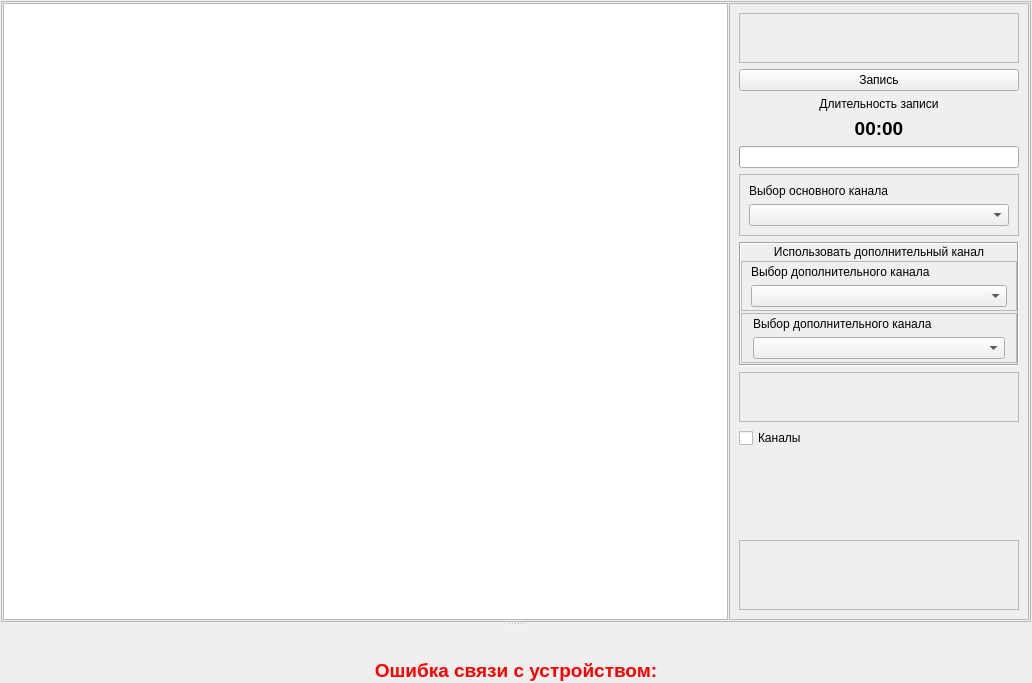
<?xml version="1.0" encoding="UTF-8"?>
<ui version="4.0">
 <class>TrenExecute</class>
 <widget class="QWidget" name="TrenExecute">
  <property name="geometry">
   <rect>
    <x>0</x>
    <y>0</y>
    <width>1032</width>
    <height>683</height>
   </rect>
  </property>
  <property name="windowTitle">
   <string>Form</string>
  </property>
  <layout class="QVBoxLayout" name="verticalLayout_2">
   <property name="spacing">
    <number>1</number>
   </property>
   <property name="leftMargin">
    <number>1</number>
   </property>
   <property name="topMargin">
    <number>1</number>
   </property>
   <property name="rightMargin">
    <number>1</number>
   </property>
   <property name="bottomMargin">
    <number>1</number>
   </property>
   <item>
    <widget class="QSplitter" name="splitter">
     <property name="orientation">
      <enum>Qt::Vertical</enum>
     </property>
     <widget class="QFrame" name="frMain">
      <property name="frameShape">
       <enum>QFrame::StyledPanel</enum>
      </property>
      <property name="frameShadow">
       <enum>QFrame::Raised</enum>
      </property>
      <layout class="QHBoxLayout" name="horizontalLayout">
       <property name="spacing">
        <number>1</number>
       </property>
       <property name="leftMargin">
        <number>1</number>
       </property>
       <property name="topMargin">
        <number>1</number>
       </property>
       <property name="rightMargin">
        <number>1</number>
       </property>
       <property name="bottomMargin">
        <number>1</number>
       </property>
       <item>
        <widget class="QGraphicsView" name="gvGame"/>
       </item>
       <item>
        <widget class="QFrame" name="frControl">
         <property name="sizePolicy">
          <sizepolicy hsizetype="Fixed" vsizetype="Preferred">
           <horstretch>3</horstretch>
           <verstretch>0</verstretch>
          </sizepolicy>
         </property>
         <property name="minimumSize">
          <size>
           <width>300</width>
           <height>0</height>
          </size>
         </property>
         <property name="maximumSize">
          <size>
           <width>300</width>
           <height>16777215</height>
          </size>
         </property>
         <property name="frameShape">
          <enum>QFrame::StyledPanel</enum>
         </property>
         <property name="frameShadow">
          <enum>QFrame::Raised</enum>
         </property>
         <layout class="QVBoxLayout" name="verticalLayout">
          <item>
           <widget class="QFrame" name="frGameControl">
            <property name="minimumSize">
             <size>
              <width>0</width>
              <height>50</height>
             </size>
            </property>
            <property name="frameShape">
             <enum>QFrame::StyledPanel</enum>
            </property>
            <property name="frameShadow">
             <enum>QFrame::Raised</enum>
            </property>
            <property name="midLineWidth">
             <number>0</number>
            </property>
            <layout class="QVBoxLayout" name="verticalLayout_5">
             <property name="leftMargin">
              <number>0</number>
             </property>
             <property name="topMargin">
              <number>11</number>
             </property>
             <property name="rightMargin">
              <number>0</number>
             </property>
            </layout>
           </widget>
          </item>
          <item>
           <widget class="QPushButton" name="btnRecord">
            <property name="text">
             <string>Запись</string>
            </property>
            <property name="icon">
             <iconset resource="../../kernel.qrc">
              <normaloff>:/images/Save.png</normaloff>:/images/Save.png</iconset>
            </property>
            <property name="iconSize">
             <size>
              <width>22</width>
              <height>22</height>
             </size>
            </property>
           </widget>
          </item>
          <item>
           <widget class="QLabel" name="lblRecLenTitle">
            <property name="text">
             <string>Длительность записи</string>
            </property>
            <property name="alignment">
             <set>Qt::AlignCenter</set>
            </property>
           </widget>
          </item>
          <item>
           <widget class="QLabel" name="lblRecLen">
            <property name="font">
             <font>
              <family>MS Shell Dlg 2</family>
              <pointsize>14</pointsize>
              <weight>75</weight>
              <bold>true</bold>
             </font>
            </property>
            <property name="text">
             <string>00:00</string>
            </property>
            <property name="alignment">
             <set>Qt::AlignCenter</set>
            </property>
           </widget>
          </item>
          <item>
           <widget class="QProgressBar" name="pbRec">
            <property name="value">
             <number>0</number>
            </property>
            <property name="textVisible">
             <bool>false</bool>
            </property>
           </widget>
          </item>
          <item>
           <widget class="QFrame" name="frSelectChannel">
            <property name="frameShape">
             <enum>QFrame::StyledPanel</enum>
            </property>
            <property name="frameShadow">
             <enum>QFrame::Raised</enum>
            </property>
            <layout class="QVBoxLayout" name="verticalLayout_3">
             <item>
              <widget class="QLabel" name="lblSelectChannel">
               <property name="text">
                <string>Выбор основного канала</string>
               </property>
              </widget>
             </item>
             <item>
              <widget class="QComboBox" name="cbSelectChannel"/>
             </item>
            </layout>
           </widget>
          </item>
          <item>
           <widget class="QFrame" name="frAdvChannels">
            <property name="minimumSize">
             <size>
              <width>0</width>
              <height>0</height>
             </size>
            </property>
            <property name="frameShape">
             <enum>QFrame::Box</enum>
            </property>
            <property name="frameShadow">
             <enum>QFrame::Sunken</enum>
            </property>
            <layout class="QVBoxLayout" name="verticalLayout_7">
             <property name="spacing">
              <number>2</number>
             </property>
             <property name="leftMargin">
              <number>0</number>
             </property>
             <property name="topMargin">
              <number>1</number>
             </property>
             <property name="rightMargin">
              <number>0</number>
             </property>
             <property name="bottomMargin">
              <number>1</number>
             </property>
             <item>
              <widget class="QLabel" name="lblAdvChannelsTitle">
               <property name="text">
                <string>Использовать дополнительный канал</string>
               </property>
               <property name="alignment">
                <set>Qt::AlignCenter</set>
               </property>
              </widget>
             </item>
             <item>
              <widget class="QFrame" name="frSelectAdvChannel">
               <property name="frameShape">
                <enum>QFrame::StyledPanel</enum>
               </property>
               <property name="frameShadow">
                <enum>QFrame::Raised</enum>
               </property>
               <layout class="QVBoxLayout" name="verticalLayout_8">
                <property name="topMargin">
                 <number>3</number>
                </property>
                <property name="bottomMargin">
                 <number>3</number>
                </property>
                <item>
                 <widget class="QLabel" name="lblSelectAdvChannel">
                  <property name="text">
                   <string>Выбор дополнительного канала</string>
                  </property>
                 </widget>
                </item>
                <item>
                 <widget class="QComboBox" name="cbSelectAdvChannel"/>
                </item>
               </layout>
              </widget>
             </item>
             <item>
              <widget class="QFrame" name="frSelectAdvChannel_2">
               <property name="frameShape">
                <enum>QFrame::StyledPanel</enum>
               </property>
               <property name="frameShadow">
                <enum>QFrame::Raised</enum>
               </property>
               <layout class="QVBoxLayout" name="verticalLayout_9">
                <property name="leftMargin">
                 <number>11</number>
                </property>
                <property name="topMargin">
                 <number>3</number>
                </property>
                <property name="rightMargin">
                 <number>11</number>
                </property>
                <property name="bottomMargin">
                 <number>3</number>
                </property>
                <item>
                 <widget class="QLabel" name="lblSelectAdvChannel_2">
                  <property name="text">
                   <string>Выбор дополнительного канала</string>
                  </property>
                 </widget>
                </item>
                <item>
                 <widget class="QComboBox" name="cbSelectAdvChannel_2"/>
                </item>
               </layout>
              </widget>
             </item>
            </layout>
           </widget>
          </item>
          <item>
           <widget class="QFrame" name="frGameParams">
            <property name="minimumSize">
             <size>
              <width>0</width>
              <height>50</height>
             </size>
            </property>
            <property name="palette">
             <palette>
              <active>
               <colorrole role="Base">
                <brush brushstyle="SolidPattern">
                 <color alpha="255">
                  <red>255</red>
                  <green>255</green>
                  <blue>255</blue>
                 </color>
                </brush>
               </colorrole>
              </active>
              <inactive>
               <colorrole role="Base">
                <brush brushstyle="SolidPattern">
                 <color alpha="255">
                  <red>255</red>
                  <green>255</green>
                  <blue>255</blue>
                 </color>
                </brush>
               </colorrole>
              </inactive>
              <disabled>
               <colorrole role="Base">
                <brush brushstyle="SolidPattern">
                 <color alpha="255">
                  <red>240</red>
                  <green>240</green>
                  <blue>240</blue>
                 </color>
                </brush>
               </colorrole>
              </disabled>
             </palette>
            </property>
            <property name="font">
             <font>
              <pointsize>14</pointsize>
              <weight>75</weight>
              <bold>true</bold>
             </font>
            </property>
            <property name="frameShape">
             <enum>QFrame::StyledPanel</enum>
            </property>
            <property name="frameShadow">
             <enum>QFrame::Raised</enum>
            </property>
            <layout class="QVBoxLayout" name="verticalLayout_4">
             <property name="leftMargin">
              <number>1</number>
             </property>
             <property name="rightMargin">
              <number>1</number>
             </property>
            </layout>
           </widget>
          </item>
          <item>
           <widget class="QCheckBox" name="cbAdvChannels">
            <property name="text">
             <string>Каналы</string>
            </property>
           </widget>
          </item>
          <item>
           <spacer name="verticalSpacer">
            <property name="orientation">
             <enum>Qt::Vertical</enum>
            </property>
            <property name="sizeHint" stdset="0">
             <size>
              <width>20</width>
              <height>40</height>
             </size>
            </property>
           </spacer>
          </item>
          <item>
           <widget class="QFrame" name="frGameHints">
            <property name="minimumSize">
             <size>
              <width>0</width>
              <height>70</height>
             </size>
            </property>
            <property name="frameShape">
             <enum>QFrame::StyledPanel</enum>
            </property>
            <property name="frameShadow">
             <enum>QFrame::Raised</enum>
            </property>
            <layout class="QVBoxLayout" name="verticalLayout_6">
             <property name="leftMargin">
              <number>0</number>
             </property>
             <property name="rightMargin">
              <number>0</number>
             </property>
            </layout>
           </widget>
          </item>
         </layout>
        </widget>
       </item>
      </layout>
     </widget>
     <widget class="AdvancedChannels" name="wgtAdvChannels" native="true"/>
    </widget>
   </item>
   <item>
    <widget class="QLabel" name="lblCommunicationError">
     <property name="sizePolicy">
      <sizepolicy hsizetype="Preferred" vsizetype="Fixed">
       <horstretch>0</horstretch>
       <verstretch>0</verstretch>
      </sizepolicy>
     </property>
     <property name="palette">
      <palette>
       <active>
        <colorrole role="WindowText">
         <brush brushstyle="SolidPattern">
          <color alpha="255">
           <red>255</red>
           <green>0</green>
           <blue>0</blue>
          </color>
         </brush>
        </colorrole>
        <colorrole role="Base">
         <brush brushstyle="SolidPattern">
          <color alpha="255">
           <red>255</red>
           <green>0</green>
           <blue>0</blue>
          </color>
         </brush>
        </colorrole>
        <colorrole role="Window">
         <brush brushstyle="SolidPattern">
          <color alpha="255">
           <red>255</red>
           <green>0</green>
           <blue>0</blue>
          </color>
         </brush>
        </colorrole>
       </active>
       <inactive>
        <colorrole role="WindowText">
         <brush brushstyle="SolidPattern">
          <color alpha="255">
           <red>255</red>
           <green>0</green>
           <blue>0</blue>
          </color>
         </brush>
        </colorrole>
        <colorrole role="Base">
         <brush brushstyle="SolidPattern">
          <color alpha="255">
           <red>255</red>
           <green>0</green>
           <blue>0</blue>
          </color>
         </brush>
        </colorrole>
        <colorrole role="Window">
         <brush brushstyle="SolidPattern">
          <color alpha="255">
           <red>255</red>
           <green>0</green>
           <blue>0</blue>
          </color>
         </brush>
        </colorrole>
       </inactive>
       <disabled>
        <colorrole role="WindowText">
         <brush brushstyle="SolidPattern">
          <color alpha="255">
           <red>120</red>
           <green>120</green>
           <blue>120</blue>
          </color>
         </brush>
        </colorrole>
        <colorrole role="Base">
         <brush brushstyle="SolidPattern">
          <color alpha="255">
           <red>255</red>
           <green>0</green>
           <blue>0</blue>
          </color>
         </brush>
        </colorrole>
        <colorrole role="Window">
         <brush brushstyle="SolidPattern">
          <color alpha="255">
           <red>255</red>
           <green>0</green>
           <blue>0</blue>
          </color>
         </brush>
        </colorrole>
       </disabled>
      </palette>
     </property>
     <property name="font">
      <font>
       <pointsize>14</pointsize>
       <weight>75</weight>
       <bold>true</bold>
      </font>
     </property>
     <property name="text">
      <string>Ошибка связи с устройством:</string>
     </property>
     <property name="alignment">
      <set>Qt::AlignCenter</set>
     </property>
    </widget>
   </item>
  </layout>
 </widget>
 <customwidgets>
  <customwidget>
   <class>AdvancedChannels</class>
   <extends>QWidget</extends>
   <header location="global">advancedchannels.h</header>
   <container>1</container>
  </customwidget>
 </customwidgets>
 <resources>
  <include location="../../kernel.qrc"/>
 </resources>
 <connections>
  <connection>
   <sender>cbAdvChannels</sender>
   <signal>clicked(bool)</signal>
   <receiver>TrenExecute</receiver>
   <slot>on_advChannelsClicked(bool)</slot>
   <hints>
    <hint type="sourcelabel">
     <x>758</x>
     <y>322</y>
    </hint>
    <hint type="destinationlabel">
     <x>1031</x>
     <y>294</y>
    </hint>
   </hints>
  </connection>
  <connection>
   <sender>btnRecord</sender>
   <signal>clicked()</signal>
   <receiver>TrenExecute</receiver>
   <slot>on_recording()</slot>
   <hints>
    <hint type="sourcelabel">
     <x>789</x>
     <y>98</y>
    </hint>
    <hint type="destinationlabel">
     <x>1033</x>
     <y>87</y>
    </hint>
   </hints>
  </connection>
  <connection>
   <sender>cbSelectChannel</sender>
   <signal>currentIndexChanged(int)</signal>
   <receiver>TrenExecute</receiver>
   <slot>on_selectChannel(int)</slot>
   <hints>
    <hint type="sourcelabel">
     <x>834</x>
     <y>224</y>
    </hint>
    <hint type="destinationlabel">
     <x>1033</x>
     <y>212</y>
    </hint>
   </hints>
  </connection>
 </connections>
 <slots>
  <slot>on_advChannelsClicked(bool)</slot>
  <slot>on_recording()</slot>
  <slot>on_selectChannel(int)</slot>
 </slots>
</ui>
